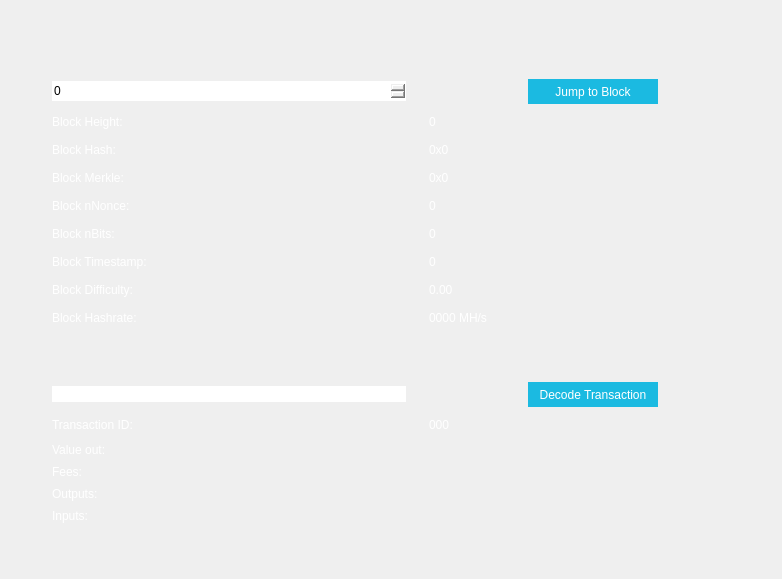
<?xml version="1.0" encoding="UTF-8"?>
<ui version="4.0">
 <class>BlockBrowser</class>
 <widget class="QWidget" name="BlockBrowser">
  <property name="windowModality">
   <enum>Qt::NonModal</enum>
  </property>
  <property name="enabled">
   <bool>true</bool>
  </property>
  <property name="geometry">
   <rect>
    <x>0</x>
    <y>0</y>
    <width>782</width>
    <height>579</height>
   </rect>
  </property>
  <property name="sizePolicy">
   <sizepolicy hsizetype="Preferred" vsizetype="Preferred">
    <horstretch>0</horstretch>
    <verstretch>0</verstretch>
   </sizepolicy>
  </property>
  <property name="minimumSize">
   <size>
    <width>0</width>
    <height>0</height>
   </size>
  </property>
  <property name="acceptDrops">
   <bool>false</bool>
  </property>
  <property name="windowTitle">
   <string>Form</string>
  </property>
  <property name="styleSheet">
   <string notr="true">font-family:Proxima Nova Rg;</string>
  </property>
  <layout class="QGridLayout">
   <property name="sizeConstraint">
    <enum>QLayout::SetMaximumSize</enum>
   </property>
   <property name="leftMargin">
    <number>52</number>
   </property>
   <property name="rightMargin">
    <number>22</number>
   </property>
   <property name="horizontalSpacing">
    <number>7</number>
   </property>
   <item row="3" column="0">
    <layout class="QGridLayout" name="gridLayout_3" rowstretch="0,0,0,0,0,0,0,0,0,0,0,0,0,0,0,0,0,0,0" columnstretch="0,0">
     <property name="sizeConstraint">
      <enum>QLayout::SetDefaultConstraint</enum>
     </property>
     <property name="horizontalSpacing">
      <number>0</number>
     </property>
     <property name="verticalSpacing">
      <number>8</number>
     </property>
     <item row="1" column="1" alignment="Qt::AlignHCenter|Qt::AlignVCenter">
      <widget class="QPushButton" name="blockButton">
       <property name="minimumSize">
        <size>
         <width>150</width>
         <height>25</height>
        </size>
       </property>
       <property name="styleSheet">
        <string notr="true">border:0; background-color:#1bbae1;margin-left:20px;color:white; font-family: Segoe UI;</string>
       </property>
       <property name="text">
        <string>Jump to Block</string>
       </property>
      </widget>
     </item>
     <item row="3" column="1">
      <widget class="QLabel" name="heightLabel">
       <property name="layoutDirection">
        <enum>Qt::LeftToRight</enum>
       </property>
       <property name="styleSheet">
        <string notr="true">margin-left:20px;font-family: Segoe UI;color:white;</string>
       </property>
       <property name="text">
        <string>0</string>
       </property>
       <property name="alignment">
        <set>Qt::AlignLeading|Qt::AlignLeft|Qt::AlignTop</set>
       </property>
      </widget>
     </item>
     <item row="7" column="0">
      <widget class="QLabel" name="bitsLabel">
       <property name="styleSheet">
        <string notr="true">font-family: Segoe UI;color:white;</string>
       </property>
       <property name="text">
        <string>Block nBits:</string>
       </property>
      </widget>
     </item>
     <item row="15" column="0">
      <widget class="QLabel" name="feesLabel">
       <property name="styleSheet">
        <string notr="true">font-family: Segoe UI;color:white;</string>
       </property>
       <property name="text">
        <string>Fees:</string>
       </property>
      </widget>
     </item>
     <item row="7" column="1">
      <widget class="QLabel" name="bitsBox">
       <property name="layoutDirection">
        <enum>Qt::LeftToRight</enum>
       </property>
       <property name="styleSheet">
        <string notr="true">margin-left:20px;font-family: Segoe UI;color:white;</string>
       </property>
       <property name="text">
        <string>0</string>
       </property>
       <property name="alignment">
        <set>Qt::AlignLeading|Qt::AlignLeft|Qt::AlignTop</set>
       </property>
      </widget>
     </item>
     <item row="5" column="1">
      <widget class="QLabel" name="merkleBox">
       <property name="minimumSize">
        <size>
         <width>187</width>
         <height>0</height>
        </size>
       </property>
       <property name="layoutDirection">
        <enum>Qt::LeftToRight</enum>
       </property>
       <property name="styleSheet">
        <string notr="true">margin-left:20px;font-family: Segoe UI;color:white;</string>
       </property>
       <property name="text">
        <string>0x0</string>
       </property>
       <property name="alignment">
        <set>Qt::AlignLeading|Qt::AlignLeft|Qt::AlignTop</set>
       </property>
      </widget>
     </item>
     <item row="6" column="0">
      <widget class="QLabel" name="nonceLabel">
       <property name="styleSheet">
        <string notr="true">font-family: Segoe UI;color:white;</string>
       </property>
       <property name="text">
        <string>Block nNonce:</string>
       </property>
      </widget>
     </item>
     <item row="16" column="0">
      <widget class="QLabel" name="outputLabel">
       <property name="styleSheet">
        <string notr="true">font-family: Segoe UI;color:white;</string>
       </property>
       <property name="text">
        <string>Outputs:</string>
       </property>
       <property name="alignment">
        <set>Qt::AlignLeading|Qt::AlignLeft|Qt::AlignTop</set>
       </property>
      </widget>
     </item>
     <item row="16" column="1">
      <widget class="QLabel" name="outputBox">
       <property name="layoutDirection">
        <enum>Qt::LeftToRight</enum>
       </property>
       <property name="styleSheet">
        <string notr="true">margin-left:20px;font-family: Segoe UI;color:white;</string>
       </property>
       <property name="text">
        <string/>
       </property>
       <property name="alignment">
        <set>Qt::AlignLeading|Qt::AlignLeft|Qt::AlignTop</set>
       </property>
      </widget>
     </item>
     <item row="6" column="1">
      <widget class="QLabel" name="nonceBox">
       <property name="layoutDirection">
        <enum>Qt::LeftToRight</enum>
       </property>
       <property name="styleSheet">
        <string notr="true">margin-left:20px;font-family: Segoe UI;color:white;</string>
       </property>
       <property name="text">
        <string>0</string>
       </property>
       <property name="alignment">
        <set>Qt::AlignLeading|Qt::AlignLeft|Qt::AlignTop</set>
       </property>
      </widget>
     </item>
     <item row="8" column="0">
      <widget class="QLabel" name="timeLabel">
       <property name="styleSheet">
        <string notr="true">font-family: Segoe UI;color:white;</string>
       </property>
       <property name="text">
        <string>Block Timestamp:</string>
       </property>
      </widget>
     </item>
     <item row="4" column="1">
      <widget class="QLabel" name="hashBox">
       <property name="enabled">
        <bool>true</bool>
       </property>
       <property name="sizePolicy">
        <sizepolicy hsizetype="Preferred" vsizetype="Preferred">
         <horstretch>0</horstretch>
         <verstretch>0</verstretch>
        </sizepolicy>
       </property>
       <property name="minimumSize">
        <size>
         <width>0</width>
         <height>0</height>
        </size>
       </property>
       <property name="layoutDirection">
        <enum>Qt::LeftToRight</enum>
       </property>
       <property name="styleSheet">
        <string notr="true">margin-left:20px;font-family: Segoe UI;color:white;</string>
       </property>
       <property name="text">
        <string>0x0</string>
       </property>
       <property name="alignment">
        <set>Qt::AlignLeading|Qt::AlignLeft|Qt::AlignTop</set>
       </property>
      </widget>
     </item>
     <item row="12" column="0">
      <widget class="QLineEdit" name="txBox">
       <property name="sizePolicy">
        <sizepolicy hsizetype="Preferred" vsizetype="Fixed">
         <horstretch>0</horstretch>
         <verstretch>0</verstretch>
        </sizepolicy>
       </property>
       <property name="styleSheet">
        <string notr="true">color:black; font-family: Segoe UI;border:0;</string>
       </property>
       <property name="inputMask">
        <string comment="Transaction id" extracomment="Transaction id"/>
       </property>
       <property name="placeholderText">
        <string comment="Transaction ID" extracomment="Transaction ID"/>
       </property>
      </widget>
     </item>
     <item row="11" column="0">
      <spacer name="verticalSpacer_2">
       <property name="orientation">
        <enum>Qt::Vertical</enum>
       </property>
       <property name="sizeHint" stdset="0">
        <size>
         <width>20</width>
         <height>40</height>
        </size>
       </property>
      </spacer>
     </item>
     <item row="17" column="1">
      <widget class="QLabel" name="inputBox">
       <property name="layoutDirection">
        <enum>Qt::LeftToRight</enum>
       </property>
       <property name="styleSheet">
        <string notr="true">color:black; font-family: Segoe UI;color:white;</string>
       </property>
       <property name="text">
        <string/>
       </property>
       <property name="alignment">
        <set>Qt::AlignLeading|Qt::AlignLeft|Qt::AlignTop</set>
       </property>
      </widget>
     </item>
     <item row="13" column="1">
      <widget class="QLabel" name="txID">
       <property name="layoutDirection">
        <enum>Qt::LeftToRight</enum>
       </property>
       <property name="styleSheet">
        <string notr="true">margin-left:20px;font-family: Segoe UI;color:white;</string>
       </property>
       <property name="text">
        <string>000</string>
       </property>
       <property name="alignment">
        <set>Qt::AlignLeading|Qt::AlignLeft|Qt::AlignTop</set>
       </property>
      </widget>
     </item>
     <item row="9" column="0">
      <widget class="QLabel" name="hardLabel">
       <property name="styleSheet">
        <string notr="true">font-family: Segoe UI;color:white;</string>
       </property>
       <property name="text">
        <string>Block Difficulty:</string>
       </property>
      </widget>
     </item>
     <item row="14" column="1">
      <widget class="QLabel" name="valueBox">
       <property name="layoutDirection">
        <enum>Qt::LeftToRight</enum>
       </property>
       <property name="styleSheet">
        <string notr="true">margin-left:20px;font-family: Segoe UI;color:white;</string>
       </property>
       <property name="text">
        <string/>
       </property>
       <property name="alignment">
        <set>Qt::AlignLeading|Qt::AlignLeft|Qt::AlignTop</set>
       </property>
      </widget>
     </item>
     <item row="3" column="0">
      <widget class="QLabel" name="heightLabel_2">
       <property name="styleSheet">
        <string notr="true">font-family: Segoe UI;color:white;</string>
       </property>
       <property name="text">
        <string>Block Height:</string>
       </property>
      </widget>
     </item>
     <item row="8" column="1">
      <widget class="QLabel" name="timeBox">
       <property name="layoutDirection">
        <enum>Qt::LeftToRight</enum>
       </property>
       <property name="styleSheet">
        <string notr="true">margin-left:20px;font-family: Segoe UI;color:white;</string>
       </property>
       <property name="text">
        <string>0</string>
       </property>
       <property name="alignment">
        <set>Qt::AlignLeading|Qt::AlignLeft|Qt::AlignTop</set>
       </property>
      </widget>
     </item>
     <item row="15" column="1">
      <widget class="QLabel" name="feesBox">
       <property name="layoutDirection">
        <enum>Qt::LeftToRight</enum>
       </property>
       <property name="styleSheet">
        <string notr="true">margin-left:20px;font-family: Segoe UI;color:white;</string>
       </property>
       <property name="text">
        <string/>
       </property>
       <property name="alignment">
        <set>Qt::AlignLeading|Qt::AlignLeft|Qt::AlignTop</set>
       </property>
      </widget>
     </item>
     <item row="10" column="0">
      <widget class="QLabel" name="pawLabel">
       <property name="styleSheet">
        <string notr="true">font-family: Segoe UI;color:white;</string>
       </property>
       <property name="text">
        <string>Block Hashrate:</string>
       </property>
      </widget>
     </item>
     <item row="5" column="0">
      <widget class="QLabel" name="merkleLabel">
       <property name="styleSheet">
        <string notr="true">font-family: Segoe UI;color:white;</string>
       </property>
       <property name="text">
        <string>Block Merkle:</string>
       </property>
      </widget>
     </item>
     <item row="4" column="0">
      <widget class="QLabel" name="hashLabel">
       <property name="styleSheet">
        <string notr="true">font-family: Segoe UI;color:white;</string>
       </property>
       <property name="text">
        <string>Block Hash:</string>
       </property>
      </widget>
     </item>
     <item row="12" column="1" alignment="Qt::AlignHCenter|Qt::AlignVCenter">
      <widget class="QPushButton" name="txButton">
       <property name="minimumSize">
        <size>
         <width>150</width>
         <height>25</height>
        </size>
       </property>
       <property name="styleSheet">
        <string notr="true">border:0; background-color:#1bbae1;margin-left:20px;color:white; font-family: Segoe UI;</string>
       </property>
       <property name="text">
        <string>Decode Transaction</string>
       </property>
      </widget>
     </item>
     <item row="18" column="0">
      <spacer name="verticalSpacer">
       <property name="orientation">
        <enum>Qt::Vertical</enum>
       </property>
       <property name="sizeHint" stdset="0">
        <size>
         <width>20</width>
         <height>40</height>
        </size>
       </property>
      </spacer>
     </item>
     <item row="13" column="0">
      <widget class="QLabel" name="txLabel">
       <property name="styleSheet">
        <string notr="true">font-family: Segoe UI;color:white;</string>
       </property>
       <property name="text">
        <string>Transaction ID:</string>
       </property>
      </widget>
     </item>
     <item row="9" column="1">
      <widget class="QLabel" name="hardBox">
       <property name="layoutDirection">
        <enum>Qt::LeftToRight</enum>
       </property>
       <property name="styleSheet">
        <string notr="true">margin-left:20px;font-family: Segoe UI;color:white;</string>
       </property>
       <property name="text">
        <string>0.00</string>
       </property>
       <property name="alignment">
        <set>Qt::AlignLeading|Qt::AlignLeft|Qt::AlignTop</set>
       </property>
      </widget>
     </item>
     <item row="17" column="0">
      <widget class="QLabel" name="inputLabel">
       <property name="styleSheet">
        <string notr="true">font-family: Segoe UI;color:white;</string>
       </property>
       <property name="text">
        <string>Inputs:</string>
       </property>
       <property name="alignment">
        <set>Qt::AlignLeading|Qt::AlignLeft|Qt::AlignTop</set>
       </property>
      </widget>
     </item>
     <item row="14" column="0">
      <widget class="QLabel" name="valueLabel">
       <property name="styleSheet">
        <string notr="true">font-family: Segoe UI;color:white;</string>
       </property>
       <property name="text">
        <string>Value out:</string>
       </property>
      </widget>
     </item>
     <item row="10" column="1">
      <widget class="QLabel" name="pawBox">
       <property name="layoutDirection">
        <enum>Qt::LeftToRight</enum>
       </property>
       <property name="styleSheet">
        <string notr="true">margin-left:20px;font-family: Segoe UI;color:white;</string>
       </property>
       <property name="text">
        <string>0000 MH/s</string>
       </property>
       <property name="alignment">
        <set>Qt::AlignLeading|Qt::AlignLeft|Qt::AlignTop</set>
       </property>
      </widget>
     </item>
     <item row="1" column="0">
      <widget class="QSpinBox" name="heightBox">
       <property name="sizePolicy">
        <sizepolicy hsizetype="Preferred" vsizetype="Fixed">
         <horstretch>0</horstretch>
         <verstretch>0</verstretch>
        </sizepolicy>
       </property>
       <property name="minimumSize">
        <size>
         <width>0</width>
         <height>20</height>
        </size>
       </property>
       <property name="styleSheet">
        <string notr="true">color:black; font-family: Segoe UI;border:0;</string>
       </property>
       <property name="maximum">
        <number>99999999</number>
       </property>
      </widget>
     </item>
    </layout>
   </item>
   <item row="1" column="0">
    <layout class="QHBoxLayout" name="horizontalLayout_4">
     <property name="spacing">
      <number>7</number>
     </property>
     <item>
      <widget class="QLabel" name="label_5">
       <property name="font">
        <font>
         <family>Proxima Nova Rg</family>
        </font>
       </property>
       <property name="text">
        <string>&lt;html&gt;&lt;head/&gt;&lt;body&gt;&lt;p align=&quot;center&quot;&gt;&lt;img src=&quot;:/icons/res/icons/blockt.png&quot;/&gt;&lt;/p&gt;&lt;/body&gt;&lt;/html&gt;</string>
       </property>
      </widget>
     </item>
    </layout>
   </item>
   <item row="0" column="0">
    <spacer name="verticalSpacer_3">
     <property name="orientation">
      <enum>Qt::Vertical</enum>
     </property>
     <property name="sizeType">
      <enum>QSizePolicy::Fixed</enum>
     </property>
     <property name="sizeHint" stdset="0">
      <size>
       <width>20</width>
       <height>10</height>
      </size>
     </property>
    </spacer>
   </item>
   <item row="2" column="0">
    <spacer name="verticalSpacer_4">
     <property name="orientation">
      <enum>Qt::Vertical</enum>
     </property>
     <property name="sizeType">
      <enum>QSizePolicy::Fixed</enum>
     </property>
     <property name="sizeHint" stdset="0">
      <size>
       <width>20</width>
       <height>35</height>
      </size>
     </property>
    </spacer>
   </item>
  </layout>
 </widget>
 <resources/>
 <connections/>
</ui>
